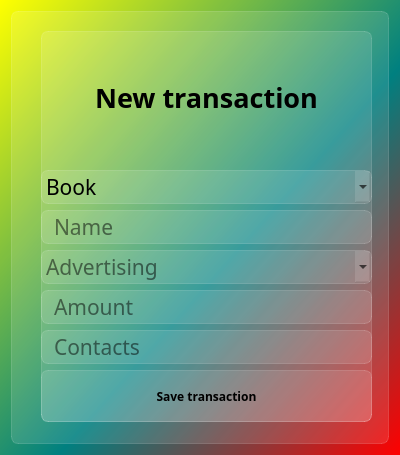
<?xml version="1.0" encoding="UTF-8"?>
<ui version="4.0">
 <class>Dialog</class>
 <widget class="QDialog" name="Dialog">
  <property name="geometry">
   <rect>
    <x>0</x>
    <y>0</y>
    <width>400</width>
    <height>455</height>
   </rect>
  </property>
  <property name="windowTitle">
   <string>Dialog</string>
  </property>
  <property name="styleSheet">
   <string notr="true">background-color: qlineargradient(spread: pad, x1: 1, y1: 1, x2: 0, y2: 0, stop: 0 rgba(255, 0, 0, 255), stop: 0.427447 rgba(0, 128, 128, 255), stop: 1 rgba(255, 255, 0, 255));
font-family:Noto-Sans SC;</string>
  </property>
  <layout class="QVBoxLayout" name="verticalLayout_2">
   <item>
    <widget class="QFrame" name="frame">
     <property name="styleSheet">
      <string notr="true">background-color:rgba(255,255,255,30);
border: 1px solid rgba(255,255,255,40);
border-radius: 7px;</string>
     </property>
     <property name="frameShape">
      <enum>QFrame::StyledPanel</enum>
     </property>
     <property name="frameShadow">
      <enum>QFrame::Raised</enum>
     </property>
     <widget class="QWidget" name="layoutWidget">
      <property name="geometry">
       <rect>
        <x>30</x>
        <y>20</y>
        <width>331</width>
        <height>391</height>
       </rect>
      </property>
      <layout class="QVBoxLayout" name="verticalLayout">
       <item>
        <widget class="QLabel" name="txt_Nt">
         <property name="styleSheet">
          <string notr="true">color:black;
font-weight:bold;
font-size:20pt;
background-color:none;
border:none;
</string>
         </property>
         <property name="text">
          <string>New transaction</string>
         </property>
         <property name="alignment">
          <set>Qt::AlignCenter</set>
         </property>
        </widget>
       </item>
       <item>
        <widget class="QComboBox" name="choose_cat_Nt">
         <property name="styleSheet">
          <string notr="true">QComboBox {
font-size:16pt;
color:black;
}

QComboBox:item {
color:black;
}</string>
         </property>
         <property name="currentIndex">
          <number>0</number>
         </property>
         <property name="maxVisibleItems">
          <number>10</number>
         </property>
         <property name="placeholderText" stdset="0">
          <string>Choose category</string>
         </property>
         <item>
          <property name="text">
           <string>Book</string>
          </property>
         </item>
         <item>
          <property name="text">
           <string>Magazine</string>
          </property>
         </item>
         <item>
          <property name="text">
           <string>Booklet</string>
          </property>
         </item>
        </widget>
       </item>
       <item>
        <widget class="QLineEdit" name="name_Nt">
         <property name="styleSheet">
          <string notr="true">font-size:16pt;
color:black;
padding-left:10px;</string>
         </property>
         <property name="placeholderText">
          <string>Name</string>
         </property>
        </widget>
       </item>
       <item>
        <widget class="QComboBox" name="adv_Nt">
         <property name="styleSheet">
          <string notr="true">QComboBox {
font-size:16pt;
color:black;
}

QComboBox:item {
color:black;
}</string>
         </property>
         <property name="currentIndex">
          <number>-1</number>
         </property>
         <property name="placeholderText" stdset="0">
          <string>Advertising</string>
         </property>
         <item>
          <property name="text">
           <string>No</string>
          </property>
         </item>
        </widget>
       </item>
       <item>
        <widget class="QLineEdit" name="amount_Nt">
         <property name="styleSheet">
          <string notr="true">font-size:16pt;
color:black;
padding-left:10px;</string>
         </property>
         <property name="placeholderText">
          <string>Amount</string>
         </property>
        </widget>
       </item>
       <item>
        <widget class="QLineEdit" name="contacts_Nt">
         <property name="styleSheet">
          <string notr="true">font-size:16pt;
color:black;
padding-left:10px;</string>
         </property>
         <property name="placeholderText">
          <string>Contacts</string>
         </property>
        </widget>
       </item>
       <item>
        <widget class="QPushButton" name="button_Nt">
         <property name="styleSheet">
          <string notr="true">QPushButton {
    color: black;
    background-color: rgba(255, 255, 255, 30);
    border: 1px solid rgba(255, 255, 255, 40);
    border-radius: 7px;
    font-weight:bold;
    width: 170px;
    height: 50px;
}

QPushButton:hover {
    background-color: rgba(255, 255, 255, 40);
}

QPushButton:pressed {
    background-color: rgba(255, 255, 255, 70);
}
</string>
         </property>
         <property name="text">
          <string>Save transaction</string>
         </property>
         <property name="icon">
          <iconset resource="res-new-trans-rc.qrc">
           <normaloff>:/icon/icons/add_box_FILL0_wght400_GRAD0_opsz24.svg</normaloff>:/icon/icons/add_box_FILL0_wght400_GRAD0_opsz24.svg</iconset>
         </property>
        </widget>
       </item>
      </layout>
     </widget>
    </widget>
   </item>
  </layout>
 </widget>
 <resources>
  <include location="res-new-trans-rc.qrc"/>
 </resources>
 <connections/>
</ui>
